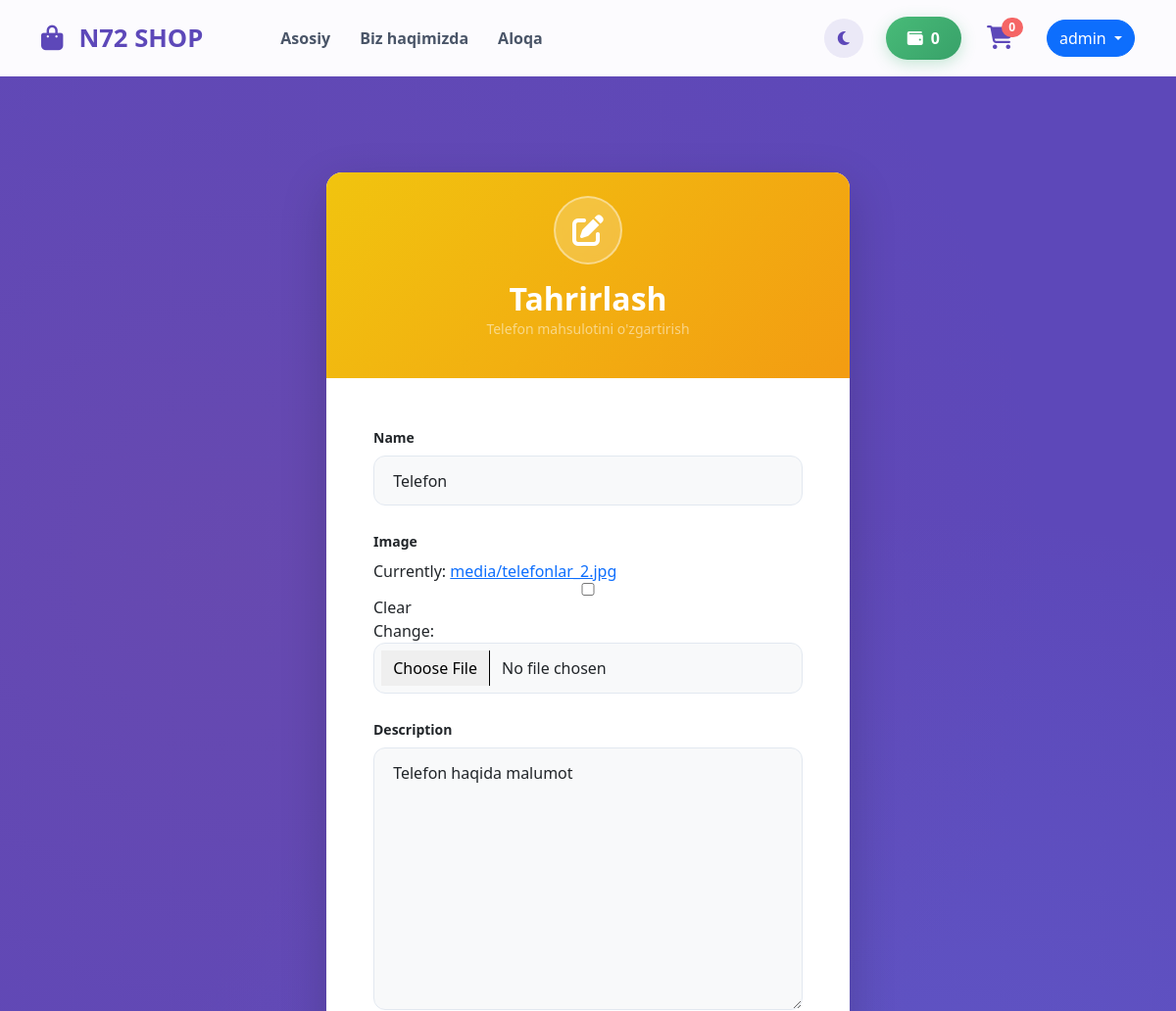
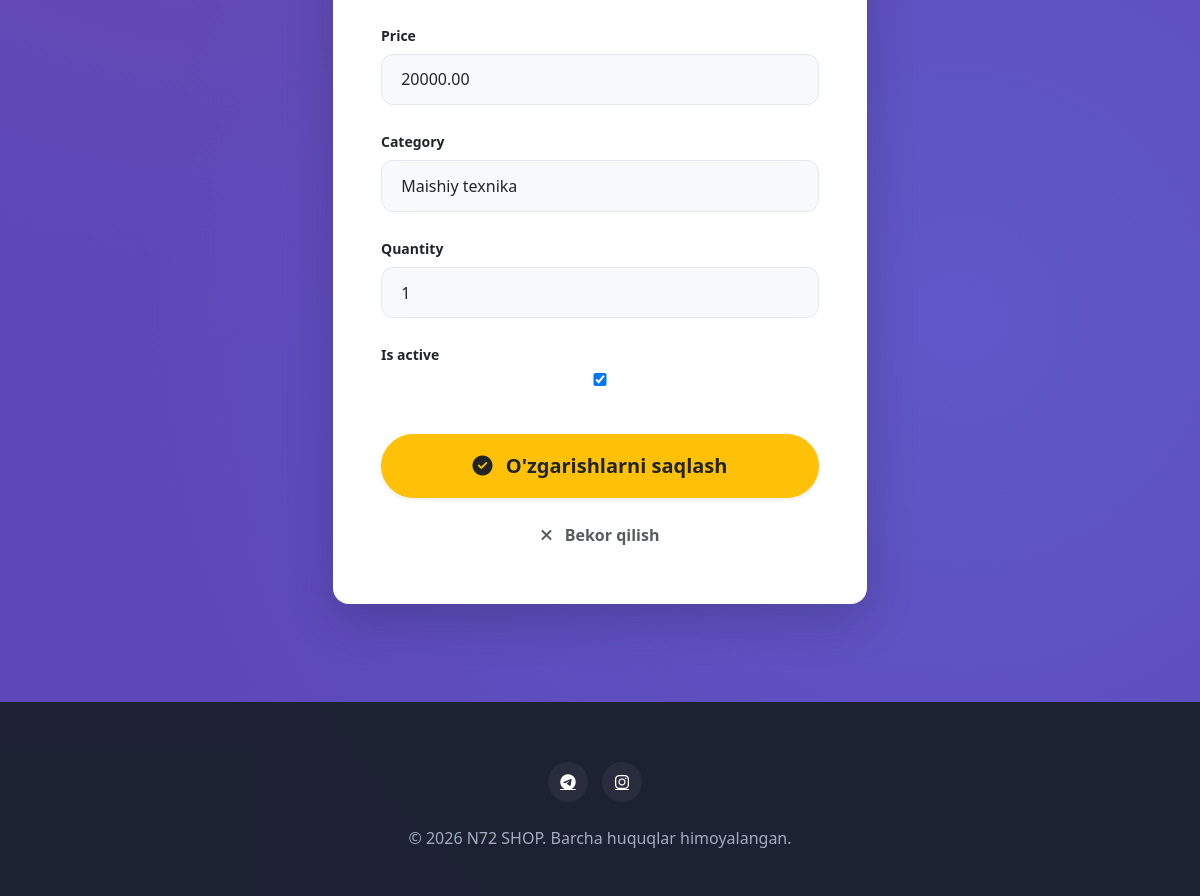
Page /update/1/ (signed in) on the committed database (2 pictures, top to bottom).
### main/models.py (models this page shows, shortened)
class Wallet(models.Model):
    user = models.OneToOneField(
        User,
        on_delete=models.CASCADE,
        related_name='wallet'
    )
    balance = models.DecimalField(
        max_digits=12,
        decimal_places=2,
        default=0
    )
    updated_at = models.DateTimeField(auto_now=True)

### products/models.py (models this page shows, shortened)
class Product(models.Model):
    owner = models.ForeignKey(User, on_delete=models.CASCADE, limit_choices_to={'is_staff': True}, related_name='products')
    name = models.CharField(max_length=200)
    description = models.TextField()
    image = models.ImageField(upload_to='media/', null=True, blank=True)
    price = models.DecimalField(max_digits=10, decimal_places=2)
    category = models.ForeignKey(Category, on_delete=models.CASCADE)
    quantity = models.PositiveIntegerField(default=1)
    created_at = models.DateTimeField(auto_now_add=True)
    is_active = models.BooleanField(default=True)

### products/views.py (the view)
# urls.py: path('update/<int:pk>/', ProductUpdateView.as_view(), name='product_update'),
class ProductUpdateView(LoginRequiredMixin, AdminRequiredMixin, UpdateView):
    model = Product
    template_name = 'product_update.html'
    fields = ['name','image', 'description', 'price', 'category', 'quantity', 'is_active']
    success_url = reverse_lazy('product_list')

### products/models.py (called while the page is built)
    def __str__(self):
        return self.name

### products/views.py (called while the page is built)
    def test_func(self):
        return self.request.user.is_staff  # staff = admin

### templates/product_update.html (shortened to what this page needs)
{% extends 'base.html' %}
{% block content %}
<div class="container py-5 animate__animated animate__fadeIn">
    <div class="row justify-content-center">
        <div class="col-md-8 col-lg-6">
            <div class="card admin-card shadow-lg border-0 rounded-4 overflow-hidden">
                <div class="edit-card-header p-4 text-center">
                    <div class="edit-icon-circle mb-3">
                        <i class="fas fa-edit fa-2x text-white"></i>
                    </div>
                    <h2 class="fw-bold mb-0 text-white">Tahrirlash</h2>
                    <p class="text-white-50 small">{{ product.name }} mahsulotini o'zgartirish</p>
                </div>
                <div class="card-body p-4 p-lg-5 bg-white-custom">
                    <form method="post" enctype="multipart/form-data">
                        <div class="form-wrapper">
                            {% for field in form %}
                                <div class="mb-4 custom-form-group">
                                    <label for="{{ field.id_for_label }}" class="form-label fw-bold text-dark small">
                                        {{ field.label }}
                                    </label>
                                    <div class="input-container">
                                        {{ field }}
                                    </div>
                                </div>
                            {% endfor %}
                        </div>
                        <div class="d-grid gap-2 mt-5">
                            <button type="submit" class="btn btn-warning btn-lg rounded-pill shadow-sm fw-bold py-3 text-dark transition-hover">
                                <i class="fas fa-check-circle me-2"></i> O'zgarishlarni saqlash
                            </button>
                            <a href="{% url 'product_detail' product.id %}" class="btn btn-link text-decoration-none text-muted fw-bold py-2 mt-2">
                                <i class="fas fa-times me-2"></i> Bekor qilish
                            </a>
                        </div>
                    </form>
                </div>
            </div>
        </div>
    </div>
</div>
{% endblock %}

### templates/base.html (shortened to what this page needs)
<!DOCTYPE html>
<html lang="uz">
<head>
    <link href="https://cdn.jsdelivr.net/npm/bootstrap@5.3.0/dist/css/bootstrap.min.css" rel="stylesheet">
    <link rel="stylesheet" href="https://cdnjs.cloudflare.com/ajax/libs/font-awesome/6.4.0/css/all.min.css">
    <link rel="stylesheet" href="https://cdnjs.cloudflare.com/ajax/libs/animate.css/4.1.1/animate.min.css"/>
</head>
<body>
    <nav class="navbar navbar-expand-lg navbar-custom sticky-top">
        <div class="container">
            <a class="navbar-brand d-flex align-items-center" href="{% url 'index' %}">
                <i class="fas fa-shopping-bag me-3"></i>
                <span>N72 SHOP</span>
            </a>
            <div class="collapse navbar-collapse" id="mainNav">
                <ul class="navbar-nav me-auto ms-lg-5">
                    <li class="nav-item"><a class="nav-link" href="{% url 'index' %}">Asosiy</a></li>
                    <li class="nav-item"><a class="nav-link" href="{% url 'about' %}">Biz haqimizda</a></li>
                    <li class="nav-item"><a class="nav-link" href="{% url 'contact' %}">Aloqa</a></li>
                </ul>
                <div class="d-flex align-items-center gap-2">
                    <button onclick="toggleTheme()" class="theme-toggle-btn" id="theme-btn" title="Rejimni o'zgartirish">
                        <i class="fas fa-moon" id="theme-icon"></i>
                    </button>
                    {% if user.is_authenticated %}
                        <a href="{% url 'wallet_detail' %}" class="wallet-balance me-2">
                            <i class="fas fa-wallet me-2"></i>{{ user.wallet.balance|default:"0" }}
                        </a>
                        <a href="{% url 'cart' %}" class="cart-wrapper me-3">
                            <i class="fas fa-shopping-cart cart-icon"></i>
                            <span class="badge rounded-pill cart-badge">{{ user.cart.items.count|default:0 }}</span>
                        </a>
                        <div class="dropdown">
                            <button class="btn btn-primary dropdown-toggle rounded-pill" data-bs-toggle="dropdown">
                                {{ user.username }}
                            </button>
                        </div>
                    {% else %}
                        <a class="btn btn-outline-primary rounded-pill px-4" href="{% url 'login' %}">Kirish</a>
                    {% endif %}
                </div>
            </div>
        </div>
    </nav>
    <main class="main-wrapper">
        <div class="container">
            {% block content %}{% endblock %}
        </div>
    </main>
    <footer>
        <div class="container text-center">
            <div class="mb-4">
                <a href="#" class="social-circle"><i class="fab fa-telegram"></i></a>
                <a href="#" class="social-circle"><i class="fab fa-instagram"></i></a>
            </div>
            <p>&copy; 2026 N72 SHOP. Barcha huquqlar himoyalangan.</p>
        </div>
    </footer>
</body>
</html>

### templates/base.html (style rules this page uses)
:root { --primary-bg: #5d48b9; --navbar-white: rgba(255, 255, 255, 0.98); --transition-smooth: all 0.4s cubic-bezier(0.4, 0, 0.2, 1); --card-shadow: 0 10px 30px rgba(0, 0, 0, 0.15); --accent-gold: #fbbf24; }
* { margin: 0; padding: 0; box-sizing: border-box; }
body { background-color: var(--primary-bg) !important; background-image: radial-gradient(circle at 20% 30%, rgba(118, 75, 162, 0.4) 0%, transparent 50%), radial-gradient(circle at 80% 70%, rgba(102, 126, 234, 0.3) 0%, transparent 50%); background-attachment: fixed; min-height: 100vh; display: flex; flex-direction: column; font-family: 'Segoe UI', sans-serif; overflow-x: hidden; color: #2d3436; transition: background-color 0.5s ease; }
.theme-toggle-btn { width: 40px; height: 40px; border-radius: 50%; border: none; display: flex; align-items: center; justify-content: center; cursor: pointer; transition: var(--transition-smooth); background: rgba(93, 72, 185, 0.1); color: var(--primary-bg); margin-right: 15px; }
.navbar-custom { background: var(--navbar-white) !important; backdrop-filter: blur(15px); padding: 15px 0; transition: var(--transition-smooth); z-index: 1050; }
.navbar-brand { font-weight: 800; font-size: 1.6rem; color: var(--primary-bg) !important; }
.nav-link { font-weight: 600; color: #4a5568 !important; padding: 8px 15px !important; border-radius: 8px; transition: var(--transition-smooth); }
.wallet-balance { background: linear-gradient(135deg, #48bb78 0%, #38a169 100%); color: white !important; padding: 10px 22px; border-radius: 50px; font-weight: 700; text-decoration: none; box-shadow: 0 4px 15px rgba(72, 187, 120, 0.3); }
.cart-wrapper { position: relative; padding: 10px; }
.cart-icon { font-size: 1.5rem; color: var(--primary-bg); }
.cart-badge { background: #f56565 !important; position: absolute; top: 2px; right: 0; }
.main-wrapper { flex: 1; padding: 50px 0; }
footer { background: rgba(26, 32, 44, 0.95); color: #a0aec0; padding: 60px 0 30px; margin-top: auto; }
.social-circle { width: 40px; height: 40px; background: rgba(255,255,255,0.05); display: inline-flex; align-items: center; justify-content: center; border-radius: 50%; color: white; margin-right: 10px; }

### templates/product_update.html (style rules this page uses)
.edit-card-header { background: linear-gradient(135deg, #f1c40f 0%, #f39c12 100%); }
.edit-icon-circle { width: 70px; height: 70px; background: rgba(255, 255, 255, 0.2); backdrop-filter: blur(5px); border-radius: 50%; display: inline-flex; align-items: center; justify-content: center; border: 2px solid rgba(255, 255, 255, 0.4); }
.form-wrapper input, .form-wrapper select, .form-wrapper textarea { display: block; width: 100%; padding: 0.8rem 1.2rem; background-color: #f8f9fa; border: 1px solid #e2e8f0; border-radius: 12px; transition: all 0.2s ease; }

### rows in the picture
Product: name "Telefon", form "Telefon" "Telefon haqida malumot" "20000.00" "Maishiy texnika" "1" "☑"

### other values in the picture
{{ user.wallet.balance|default:"0" }} "0"
{{ user.cart.items.count|default:0 }} "0"
{{ user.username }} "admin"
{{ field.label }} "Name" "Image" "Description" "Price" "Category" "Quantity" "Is active"
